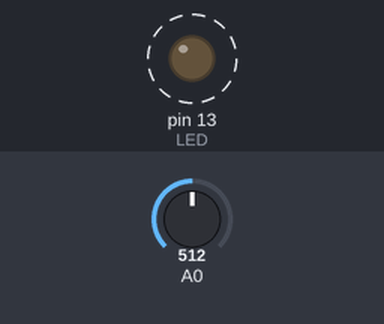
The sketch below on a simulated Arduino Uno, built with avr-gcc and run on an emulated ATmega328P. On the bench: output pins drawn as LEDs (lit = HIGH). Dashed ring = blinking. Inputs (shaded band) come from the test bench; at power-on: A0 = 512. What the sketch prints to the serial monitor is not drawn.

Above: at 0.5 s.
Timing chart, 0 to 4.6 s (numbered marks = the images above):
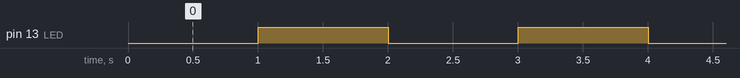

Measured:
- by itself, pin 13 (LED): alternates HIGH for 1.0 s and LOW for 1.0 s

The sketch:

Bat_Capacity_test_simple.ino
```cpp
// Very simple Arduino Lithium-ion battery capacity tester
// from electronicsblog.net
// modified by k3ntinhu 10 Jan 2017


#define LED 13
#define resistor 6.9

float capacity=0, value,voltage,current, time=0;

void measure (void) {

  value= analogRead(0);

  voltage=value/1024*5.0;

  current = voltage/resistor;

  capacity=capacity+current/3600;

  time++;

  Serial.print("Voltage= ");
  Serial.print(voltage);

  Serial.print("V Current= ");
  Serial.print(current);

  Serial.print("A Capacity= ");
  Serial.print(capacity);
  Serial.print("Ah ");

  Serial.print("Discharging time= ");
  Serial.print(time);
  Serial.print("s ");

  Serial.print("\n");
}

boolean x=false;

ISR(TIMER1_OVF_vect) {
  TCNT1=0x0BDC;
  x=!x;

  measure();

}

void setup() {

  pinMode(LED, OUTPUT);

  TIMSK1=0x01; // enabled global and timer overflow interrupt;
  TCCR1A = 0x00; // normal operation page 148 (mode0);
  TCNT1=0x0BDC; // set initial value to remove time error (16bit counter register)
  TCCR1B = 0x04; // start timer/ set clock

  Serial.begin(256000);

};

void loop () {

  digitalWrite(LED, x);

};
```
